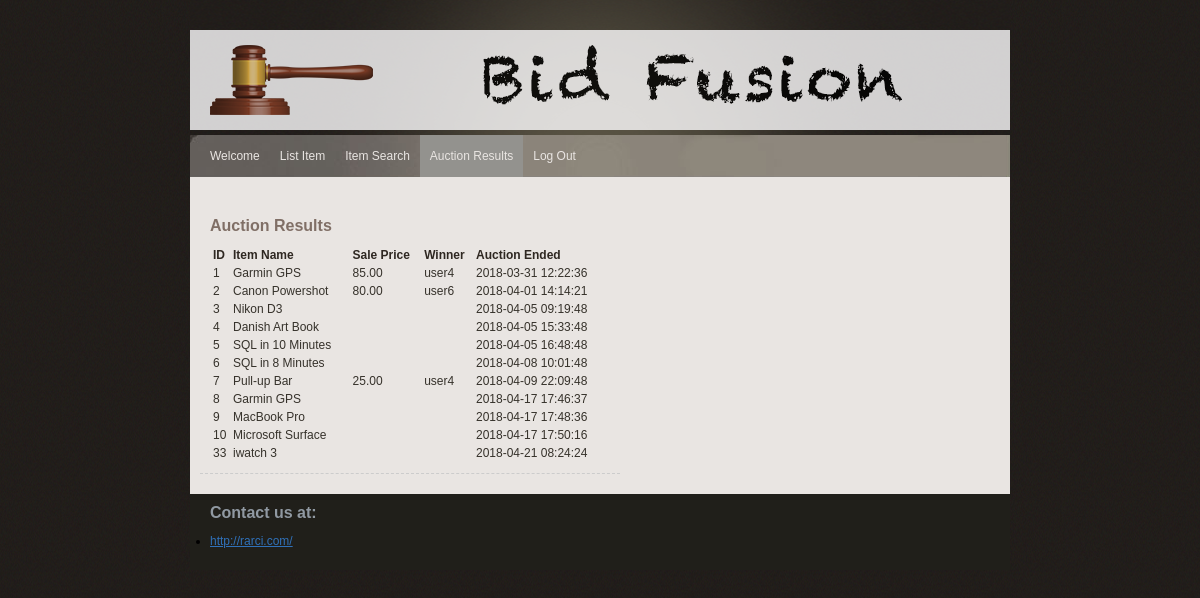
The page /auction_results.php (signed in) on the database its author committed.
### tables this page shows
CREATE TABLE `Item` (
  `itemID` int(16) UNSIGNED NOT NULL,
  `date_time` datetime NOT NULL,
  `item_name` varchar(250) NOT NULL,
  `description` varchar(1000) NOT NULL,
  `start_bid` decimal(12,2) NOT NULL,
  `reserve` decimal(12,2) NOT NULL,
  `ends_in` datetime NOT NULL,
  `get_it_now` decimal(12,2) NOT NULL,
  `returnable` tinyint(1) NOT NULL,
  `category` enum('Art','Books','Electronics','Home & Garden','Sporting Goods','Toys','Other') NOT NULL,
  `user_name` varchar(50) NOT NULL,
  `item_condition` int(11) NOT NULL
);

### lib/common.php (called while the page is built, shortened)
<?php
$encodedStr = basename($_SERVER['REQUEST_URI']);
$current_filename = urldecode($encodedStr);
?>

### auction_results.php (the view, shortened to what this page needs)
<?php
include('lib/common.php');
?>
<?php include("lib/header.php"); ?>
	</head>
	<body>
        <div id="main_container">
		    <?php include("lib/menu.php"); ?>
			<div class="center_content">
				<div class="center_left">
					<div class="features">
						<div class="profile_section">
                        	<div class="subtitle">Auction Results</div>
							<table>
								<tr>
									<td class="heading">ID</td>
									<td class="heading">Item Name</td>
									<td class="heading">Sale Price</td>
									<td class="heading">Winner</td>
									<td class="heading">Auction Ended</td>
								</tr>
                                <?php
                                $time_now = date("Y-m-d h:i:s");
                                $query = "SELECT Item.itemID, Item.item_name, Item.reserve, MAX(Bid.bid_amount)as sale_price, Bid.user_name as winner, Item.ends_in as auction_ended
                                            FROM Item LEFT JOIN Bid ON Item.itemID = Bid.itemID
                                            GROUP BY Item.itemID
                                            ORDER BY ends_in";
                                $result = mysqli_query($db, $query);
                                while ($row = mysqli_fetch_array($result, MYSQLI_ASSOC)){
                                    if ($row['auction_ended'] < $time_now) {
                                        print "<tr>";
                                        print "<td>{$row['itemID']}</td>";
                                        print "<td>{$row['item_name']}</td>";
                                        if ($row['sale_price'] >= $row['reserve']) {
                                            print "<td>{$row['sale_price']}</td>";
                                            print "<td>{$row['winner']}</td>";
                                        } else {
                                            print "<td></td>";
                                            print "<td></td>";
                                        }
                                        print "<td>{$row['auction_ended']}</td>";
                                        print "</tr>";
                                    }
                                }
                                ?>
							</table>
						</div>
					 </div>
				</div>
			</div>
               <?php include("lib/footer.php"); ?>
		</div>
	</body>
</html>

### lib/header.php (shortened to what this page needs)
<!DOCTYPE html>
	<head>
		<link rel="stylesheet" type="text/css" href="css/bidfusion.css" />

### lib/menu.php (shortened to what this page needs)
<div id="header">
             <div class="logo"><img src="img/Bid_Fusion.png" style="opacity:0.8;background-color: #E9E5E2;"  alt="" title="Bid Fusion Logo"/></div>
</div>
<div class="nav_bar">
	<ul>
                 <li><a href="welcome.php" <?php if($current_filename=='welcome.php') echo "class='active'"; ?>>Welcome</a></li>
		<li><a href="list_item.php" <?php if(strpos($current_filename, 'list_item.php') !== false) echo "class='active'"; ?>>List Item</a></li>
                 <li><a href="item_search.php" <?php if($current_filename=='item_search.php') echo "class='active'"; ?>>Item Search</a></li>
                 <li><a href="auction_results.php" <?php if($current_filename=='auction_results.php') echo "class='active'"; ?>>Auction Results</a></li>
                 <li><a href="logout.php"> <span class='glyphicon glyphicon-log-out'></span> Log Out</a></li>
	</ul>
</div>

### lib/footer.php
        <div id="footer">
            <div class="footer">
            	<div class="resource_title">Contact us at:</div>
                <ul>
	<li><a href="http://rarci.com/"  target="_blank">http://rarci.com/</a></li>
	</ul>
</div>
        </div>

### css/bidfusion.css (style rules this page uses)
body { background:url(../img/bg.gif) repeat #000000; padding:0; font-family: Verdana, Geneva, sans-serif; font-size:12px; margin:auto auto auto auto; color:#36322b; }
table { width: 100%; }
th, td { padding: 1px; text-align: left; }
ul { text-align: left; padding:0px; }
li { padding:0px; }
#main_container { width:820px; height:auto; margin:auto; padding:0px; }
#header { width:820px; height:135px; margin:0px; padding:0px; background:url(../img/header_bg.gif) no-repeat center top; }
.logo { padding:30px 0 0 0px; }
.heading { font-size:12px; color:#2e2721; font-weight:bold; }
.subtitle { width: 600px; font-family: Verdana, Geneva, sans-serif; font-weight:bold; font-size:16px; color:#806F66; padding:10px 0px 10px 0px; }
.nav_bar { width:820px; height:42px; margin:0px; font-family: Verdana, Geneva, sans-serif; background:url(../img/menu_bg.jpg) no-repeat left; }
.nav_bar ul { list-style:none; padding:0 0 0 10px; margin:0px; }
.nav_bar ul li { display:inline; }
.nav_bar ul li a { float:left; height:42px; border:none; padding:0 10px 0 10px; text-decoration:none; color:#E9E5E2; line-height:42px; font-size:12px; }
.active { background-color: #93928E; }
.center_content { width:820px; height:auto; padding:10px 0px 10px 0px; clear:both; background-color:#E9E5E2; }
.center_left { width:600px; float:left; padding:10px 10px 10px 10px; }
.profile_section { float:left; width:400px; border-bottom:1px #CCCCCC dashed; padding:10px 10px 10px 10px; }
.resource_title { width: 600px; font-family: Verdana, Geneva, sans-serif; font-weight:bold; font-size:16px; color:#9099A2; padding:0px 0px 0px 0px; }
.footer { width:790px; height:auto; font-family: Palatino, sans-serif; color:black; float:left; padding:10px 10px 10px 20px; background-color: #201F1A; }
#footer a { color:#3071B9; }

### rows shown on the page
item: itemID "1", item_name "Garmin GPS", sale_price "85.00", winner "user4", ends_in "2018-03-31 12:22:36"
item: itemID "2", item_name "Canon Powershot", sale_price "80.00", winner "user6", ends_in "2018-04-01 14:14:21"
item: itemID "3", item_name "Nikon D3", ends_in "2018-04-05 09:19:48"
item: itemID "4", item_name "Danish Art Book", ends_in "2018-04-05 15:33:48"
item: itemID "5", item_name "SQL in 10 Minutes", ends_in "2018-04-05 16:48:48"
item: itemID "6", item_name "SQL in 8 Minutes", ends_in "2018-04-08 10:01:48"
item: itemID "7", item_name "Pull-up Bar", sale_price "25.00", winner "user4", ends_in "2018-04-09 22:09:48"
item: itemID "8", item_name "Garmin GPS", ends_in "2018-04-17 17:46:37"
item: itemID "9", item_name "MacBook Pro", ends_in "2018-04-17 17:48:36"
item: itemID "10", item_name "Microsoft Surface", ends_in "2018-04-17 17:50:16"
item: itemID "33", item_name "iwatch 3", ends_in "2018-04-21 08:24:24"
